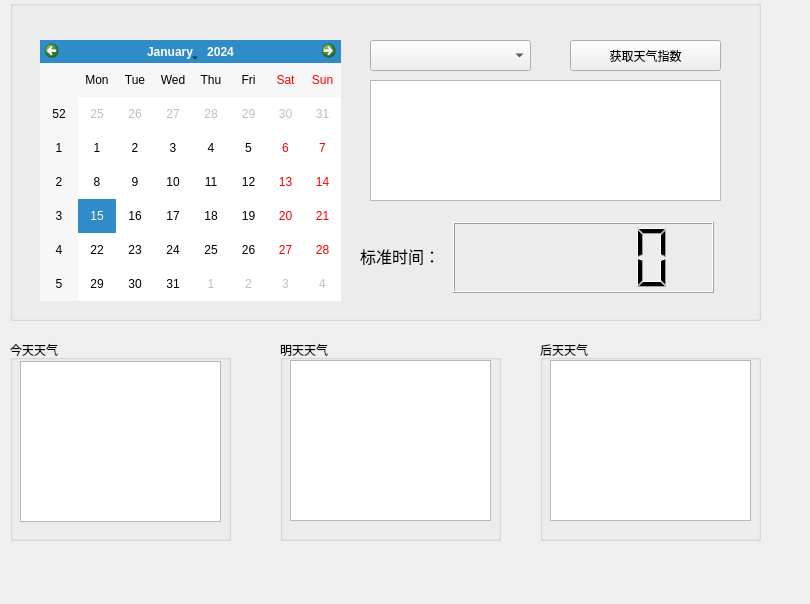
<?xml version="1.0" encoding="UTF-8"?>
<ui version="4.0">
 <class>MainWidget</class>
 <widget class="QWidget" name="MainWidget">
  <property name="geometry">
   <rect>
    <x>0</x>
    <y>0</y>
    <width>810</width>
    <height>604</height>
   </rect>
  </property>
  <property name="windowTitle">
   <string>Qt_天气预报（测试）</string>
  </property>
  <property name="windowIcon">
   <iconset resource="images.qrc">
    <normaloff>:/new/prefix1/images/3.jpg</normaloff>:/new/prefix1/images/3.jpg</iconset>
  </property>
  <widget class="QCalendarWidget" name="calendarWidget">
   <property name="geometry">
    <rect>
     <x>40</x>
     <y>40</y>
     <width>301</width>
     <height>261</height>
    </rect>
   </property>
  </widget>
  <widget class="QComboBox" name="comboBox_city">
   <property name="geometry">
    <rect>
     <x>370</x>
     <y>40</y>
     <width>161</width>
     <height>31</height>
    </rect>
   </property>
  </widget>
  <widget class="QPushButton" name="pushButton_GetData">
   <property name="geometry">
    <rect>
     <x>570</x>
     <y>40</y>
     <width>151</width>
     <height>31</height>
    </rect>
   </property>
   <property name="text">
    <string>获取天气指数</string>
   </property>
  </widget>
  <widget class="QListWidget" name="listWidget_City">
   <property name="geometry">
    <rect>
     <x>370</x>
     <y>80</y>
     <width>351</width>
     <height>121</height>
    </rect>
   </property>
  </widget>
  <widget class="QLabel" name="label">
   <property name="geometry">
    <rect>
     <x>360</x>
     <y>210</y>
     <width>101</width>
     <height>91</height>
    </rect>
   </property>
   <property name="font">
    <font>
     <family>Arial</family>
     <pointsize>12</pointsize>
    </font>
   </property>
   <property name="text">
    <string>标准时间：</string>
   </property>
  </widget>
  <widget class="QLCDNumber" name="lcdNumber_Time">
   <property name="geometry">
    <rect>
     <x>453</x>
     <y>222</y>
     <width>261</width>
     <height>71</height>
    </rect>
   </property>
  </widget>
  <widget class="QGroupBox" name="groupBox">
   <property name="geometry">
    <rect>
     <x>10</x>
     <y>0</y>
     <width>751</width>
     <height>321</height>
    </rect>
   </property>
   <property name="title">
    <string/>
   </property>
  </widget>
  <widget class="QListWidget" name="listWidget_Word1">
   <property name="geometry">
    <rect>
     <x>20</x>
     <y>361</y>
     <width>201</width>
     <height>161</height>
    </rect>
   </property>
  </widget>
  <widget class="QListWidget" name="listWidget_Word2">
   <property name="geometry">
    <rect>
     <x>290</x>
     <y>360</y>
     <width>201</width>
     <height>161</height>
    </rect>
   </property>
  </widget>
  <widget class="QListWidget" name="listWidget_Word3">
   <property name="geometry">
    <rect>
     <x>550</x>
     <y>360</y>
     <width>201</width>
     <height>161</height>
    </rect>
   </property>
  </widget>
  <widget class="QGroupBox" name="groupBox_2">
   <property name="geometry">
    <rect>
     <x>10</x>
     <y>340</y>
     <width>221</width>
     <height>201</height>
    </rect>
   </property>
   <property name="title">
    <string>今天天气</string>
   </property>
  </widget>
  <widget class="QGroupBox" name="groupBox_3">
   <property name="geometry">
    <rect>
     <x>280</x>
     <y>340</y>
     <width>221</width>
     <height>201</height>
    </rect>
   </property>
   <property name="title">
    <string>明天天气</string>
   </property>
  </widget>
  <widget class="QGroupBox" name="groupBox_4">
   <property name="geometry">
    <rect>
     <x>540</x>
     <y>340</y>
     <width>221</width>
     <height>201</height>
    </rect>
   </property>
   <property name="title">
    <string>后天天气</string>
   </property>
  </widget>
  <zorder>groupBox_4</zorder>
  <zorder>groupBox_3</zorder>
  <zorder>groupBox_2</zorder>
  <zorder>groupBox</zorder>
  <zorder>calendarWidget</zorder>
  <zorder>comboBox_city</zorder>
  <zorder>pushButton_GetData</zorder>
  <zorder>listWidget_City</zorder>
  <zorder>label</zorder>
  <zorder>lcdNumber_Time</zorder>
  <zorder>listWidget_Word1</zorder>
  <zorder>listWidget_Word2</zorder>
  <zorder>listWidget_Word3</zorder>
 </widget>
 <resources>
  <include location="images.qrc"/>
 </resources>
 <connections/>
</ui>
